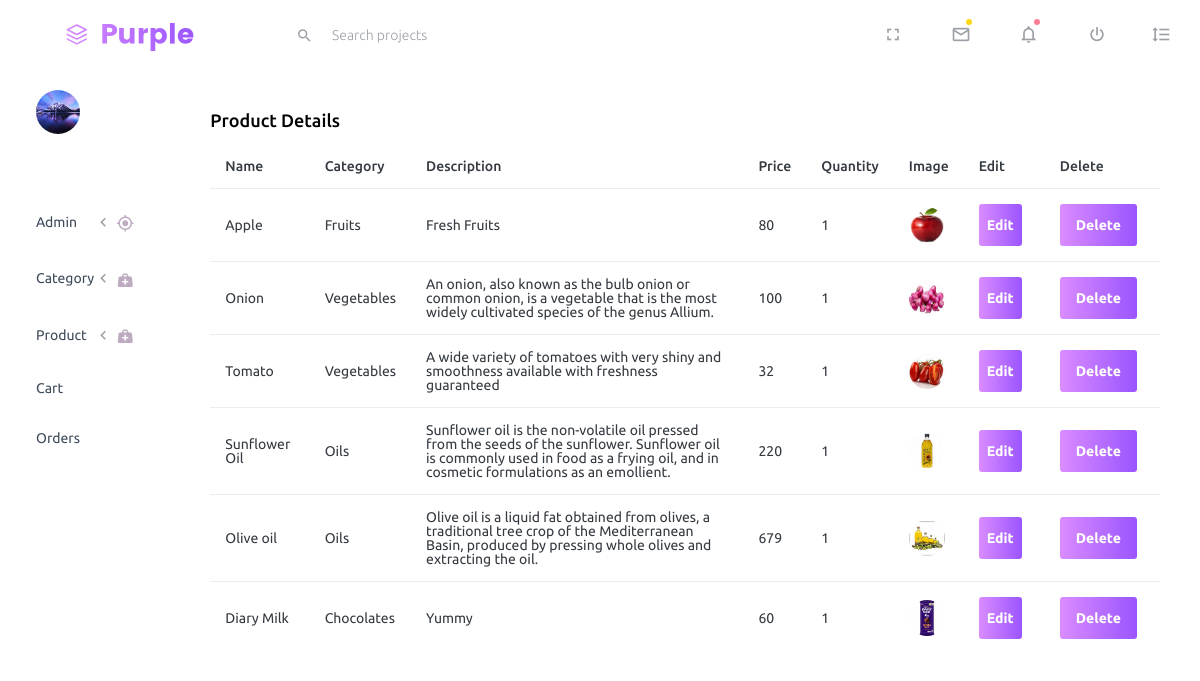
/Market/display_prod/, run on the app's committed database.
### Market/models.py (models this page shows)
class Products(models.Model):
    Name = models.CharField(max_length=25, null=True, blank=True)
    Price = models.IntegerField(null=True, blank=True)
    Quantity = models.IntegerField(null=True, blank=True)
    Description = models.CharField(max_length=250, null=True, blank=True)
    Image = models.ImageField(upload_to="profile", null=True, blank=True)
    Categry = models.CharField(max_length=20, null=True, blank=True)

### Market/views.py (the view)
# urls.py: path('display_prod/', views.display_prod, name="display_prod"),
def display_prod(req):
    data = Products.objects.all()
    return render(req, "View_product.html", {'data': data})

### Market/templates/View_product.html (shortened to what this page needs)
{% extends 'index.html' %}
{% block content %}
<!DOCTYPE html>
<html lang="en">
<head>
</head>
<body>
    <div class="card">
            <div class="card-body">
              <h5 class="card-title">Product Details</h5>
              <div class="table-responsive">
                <table class="table">
                  <thead>
                    <tr>
                      <th>Name</th>
                        <th>Category</th>
                      <th>Description</th>
                        <th>Price</th>
                        <th>Quantity</th>
                      <th>Image</th>
                       <th>Edit</th>
                        <th>Delete</th>
                    </tr>
                  </thead>
                     {% for i in data %}
                        <tr>
                            <td>{{ i.Name }}</td>
                            <td>{{ i.Categry }}</td>
                            <td>{{ i.Description }}</td>
                            <td>{{ i.Price }}</td>
                            <td>{{ i.Quantity }}</td>
                            <td>
                                <img src="{{ i.Image.url }}" width="50" height="35">
                            </td>
                            <td>
                                <form method="post" action="{% url 'edit_prod' dataid=i.id %}">
                                  <button type="submit" class="btn btn-gradient-primary mr-2 px-2"> Edit</button>
                                </form>
                            </td>
                             <td>
                                <form method="post" action="{% url 'delete_prod' dataid=i.id %}">
                                  <button type="submit" class="btn btn-gradient-primary mr-2 px-3">Delete</button>
                                </form>
                            </td>
                        </tr>
                    {% endfor %}
                </table>
              </div>
            </div>
          </div>
</body>
</html>
{% endblock %}

### Market/templates/index.html (shortened to what this page needs)
<!DOCTYPE html>
{% load static %}
<html lang="en">
<head>
  <link rel="stylesheet" href="{% static 'vendors/iconfonts/mdi/css/materialdesignicons.min.css' %}">
  <link rel="stylesheet" href="{% static 'vendors/css/vendor.bundle.base.css' %}">
  <link rel="stylesheet" href="{% static 'css/style.css' %}">
</head>
<body>
  <div class="container-scroller">
    <nav class="navbar default-layout-navbar col-lg-12 col-12 p-0 fixed-top d-flex flex-row">
      <div class="text-center navbar-brand-wrapper d-flex align-items-center justify-content-center">
        <a class="navbar-brand brand-logo" href="index.html"><img src="{% static 'images/logo.svg' %}" alt="logo"/></a>
      </div>
      <div class="navbar-menu-wrapper d-flex align-items-stretch">
        <div class="search-field d-none d-md-block">
          <form class="d-flex align-items-center h-100" action="#" >
            <div class="input-group">
              <div class="input-group-prepend bg-transparent">
                  <i class="input-group-text border-0 mdi mdi-magnify"></i>
              </div>
              <input type="text" class="form-control bg-transparent border-0" placeholder="Search projects">
            </div>
          </form>
        </div>
        <ul class="navbar-nav navbar-nav-right">
          <li class="nav-item d-none d-lg-block full-screen-link">
            <a class="nav-link">
              <i class="mdi mdi-fullscreen" id="fullscreen-button"></i>
            </a>
          </li>
          <li class="nav-item dropdown">
            <a class="nav-link count-indicator dropdown-toggle" id="messageDropdown" href="#" data-toggle="dropdown" aria-expanded="false">
              <i class="mdi mdi-email-outline"></i>
              <span class="count-symbol bg-warning"></span>
            </a>
          </li>
          <li class="nav-item dropdown">
            <a class="nav-link count-indicator dropdown-toggle" id="notificationDropdown" href="#" data-toggle="dropdown">
              <i class="mdi mdi-bell-outline"></i>
              <span class="count-symbol bg-danger"></span>
            </a>
          </li>
          <li class="nav-item nav-logout d-none d-lg-block">
            <a class="nav-link" href="#">
              <i class="mdi mdi-power"></i>
            </a>
          </li>
          <li class="nav-item nav-settings d-none d-lg-block">
            <a class="nav-link" href="#">
              <i class="mdi mdi-format-line-spacing"></i>
            </a>
          </li>
        </ul>
      </div>
    </nav>
    <div class="container-fluid page-body-wrapper">
      <nav class="sidebar sidebar-offcanvas" id="sidebar">
        <ul class="nav">
          <li class="nav-item nav-profile">
            <a href="#" class="nav-link">
              <div class="nav-profile-image">
                <img src="{% static 'images/faces/2.jpg' %}" alt="profile">
              </div>
              <div class="nav-profile-text d-flex flex-column">
            </a>
          </li>
          <li class="nav-item">
            <a class="nav-link" data-toggle="collapse" href="#ui-basic" aria-expanded="false" aria-controls="ui-basic">
              <span class="menu-title">Admin</span>
              <i class="menu-arrow"></i>
              <i class="mdi mdi-crosshairs-gps menu-icon"></i>
            </a>
          </li>
          <li class="nav-item">
            <a class="nav-link" data-toggle="collapse" href="#general-pages" aria-expanded="false" aria-controls="general-pages">
              <span class="menu-title">Category</span>
              <i class="menu-arrow"></i>
              <i class="mdi mdi-medical-bag menu-icon"></i>
            </a>
          </li>
                <li class="nav-item">
            <a class="nav-link" data-toggle="collapse" href="#general-pages1" aria-expanded="false" aria-controls="general-pages1">
              <span class="menu-title">Product</span>
              <i class="menu-arrow"></i>
              <i class="mdi mdi-medical-bag menu-icon"></i>
            </a>
          </li>
          <li class="nav-item">
            <a class="nav-link" data-toggle="collapse" href="#general-pages2" aria-expanded="false" aria-controls="general-pages2">
              <span class="menu-title">Cart</span>
            </a>
          </li>
           <li class="nav-item">
            <a class="nav-link" data-toggle="collapse" href="#general-pages3" aria-expanded="false" aria-controls="general-pages3">
              <span class="menu-title">Orders</span>
            </a>
          </li>
        </ul>
      </nav>
        {% block content %}{% endblock %}
    </div>
  </div>
</body>
</html>

### data on the page
Products: Name "Apple", Categry "Fruits", Description "Fresh Fruits", Price "80", Quantity "1", Image (picture)
Products: Name "Onion", Categry "Vegetables", Description "An onion, also known as the bulb onion or common onion, is a vegetable that is the most widely cultivated species of the genus Allium.", Price "100", Quantity "1", Image (picture)
Products: Name "Tomato", Categry "Vegetables", Description "A wide variety of tomatoes with very shiny and smoothness available with freshness guaranteed", Price "32", Quantity "1", Image (picture)
Products: Name "Sunflower Oil", Categry "Oils", Description "Sunflower oil is the non-volatile oil pressed from the seeds of the sunflower. Sunflower oil is commonly used in food as a frying oil, and in cosmetic formulations as an emollient.", Price "220", Quantity "1", Image (picture)
Products: Name "Olive oil", Categry "Oils", Description "Olive oil is a liquid fat obtained from olives, a traditional tree crop of the Mediterranean Basin, produced by pressing whole olives and extracting the oil.", Price "679", Quantity "1", Image (picture)
Products: Name "Diary Milk", Categry "Chocolates", Description "Yummy", Price "60", Quantity "1", Image (picture)
